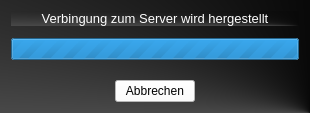
<?xml version="1.0" encoding="UTF-8"?>
<ui version="4.0">
 <class>Form</class>
 <widget class="QWidget" name="Form">
  <property name="windowModality">
   <enum>Qt::ApplicationModal</enum>
  </property>
  <property name="geometry">
   <rect>
    <x>0</x>
    <y>0</y>
    <width>310</width>
    <height>113</height>
   </rect>
  </property>
  <property name="windowTitle">
   <string>Form</string>
  </property>
  <property name="styleSheet">
   <string notr="true">background-color: qconicalgradient(cx:1, cy:1, angle:77.4, stop:0 rgba(0, 0, 0, 255), stop:1 rgba(255, 255, 255, 255));</string>
  </property>
  <layout class="QVBoxLayout" name="verticalLayout">
   <property name="spacing">
    <number>12</number>
   </property>
   <item>
    <widget class="QLabel" name="label">
     <property name="font">
      <font>
       <pointsize>10</pointsize>
      </font>
     </property>
     <property name="styleSheet">
      <string notr="true">color: rgb(255, 255, 255);</string>
     </property>
     <property name="text">
      <string>Verbingung zum Server wird hergestellt</string>
     </property>
     <property name="alignment">
      <set>Qt::AlignCenter</set>
     </property>
    </widget>
   </item>
   <item>
    <widget class="QProgressBar" name="progressBar">
     <property name="styleSheet">
      <string notr="true">color: rgb(255, 255, 255);
background-color: rgb(255, 255, 255);</string>
     </property>
     <property name="maximum">
      <number>0</number>
     </property>
     <property name="value">
      <number>0</number>
     </property>
     <property name="alignment">
      <set>Qt::AlignCenter</set>
     </property>
     <property name="textVisible">
      <bool>false</bool>
     </property>
     <property name="orientation">
      <enum>Qt::Horizontal</enum>
     </property>
     <property name="invertedAppearance">
      <bool>false</bool>
     </property>
     <property name="textDirection">
      <enum>QProgressBar::TopToBottom</enum>
     </property>
    </widget>
   </item>
   <item>
    <spacer name="verticalSpacer">
     <property name="orientation">
      <enum>Qt::Vertical</enum>
     </property>
     <property name="sizeHint" stdset="0">
      <size>
       <width>20</width>
       <height>4</height>
      </size>
     </property>
    </spacer>
   </item>
   <item>
    <layout class="QHBoxLayout" name="horizontalLayout">
     <item>
      <spacer name="horizontalSpacer_2">
       <property name="orientation">
        <enum>Qt::Horizontal</enum>
       </property>
       <property name="sizeHint" stdset="0">
        <size>
         <width>40</width>
         <height>20</height>
        </size>
       </property>
      </spacer>
     </item>
     <item>
      <widget class="QPushButton" name="pushButton">
       <property name="palette">
        <palette>
         <active>
          <colorrole role="Button">
           <brush brushstyle="SolidPattern">
            <color alpha="255">
             <red>255</red>
             <green>255</green>
             <blue>255</blue>
            </color>
           </brush>
          </colorrole>
          <colorrole role="Base">
           <brush brushstyle="SolidPattern">
            <color alpha="255">
             <red>255</red>
             <green>255</green>
             <blue>255</blue>
            </color>
           </brush>
          </colorrole>
          <colorrole role="Window">
           <brush brushstyle="SolidPattern">
            <color alpha="255">
             <red>255</red>
             <green>255</green>
             <blue>255</blue>
            </color>
           </brush>
          </colorrole>
         </active>
         <inactive>
          <colorrole role="Button">
           <brush brushstyle="SolidPattern">
            <color alpha="255">
             <red>255</red>
             <green>255</green>
             <blue>255</blue>
            </color>
           </brush>
          </colorrole>
          <colorrole role="Base">
           <brush brushstyle="SolidPattern">
            <color alpha="255">
             <red>255</red>
             <green>255</green>
             <blue>255</blue>
            </color>
           </brush>
          </colorrole>
          <colorrole role="Window">
           <brush brushstyle="SolidPattern">
            <color alpha="255">
             <red>255</red>
             <green>255</green>
             <blue>255</blue>
            </color>
           </brush>
          </colorrole>
         </inactive>
         <disabled>
          <colorrole role="Button">
           <brush brushstyle="SolidPattern">
            <color alpha="255">
             <red>255</red>
             <green>255</green>
             <blue>255</blue>
            </color>
           </brush>
          </colorrole>
          <colorrole role="Base">
           <brush brushstyle="SolidPattern">
            <color alpha="255">
             <red>255</red>
             <green>255</green>
             <blue>255</blue>
            </color>
           </brush>
          </colorrole>
          <colorrole role="Window">
           <brush brushstyle="SolidPattern">
            <color alpha="255">
             <red>255</red>
             <green>255</green>
             <blue>255</blue>
            </color>
           </brush>
          </colorrole>
         </disabled>
        </palette>
       </property>
       <property name="styleSheet">
        <string notr="true">background-color: rgb(255, 255, 255);</string>
       </property>
       <property name="text">
        <string>Abbrechen</string>
       </property>
      </widget>
     </item>
     <item>
      <spacer name="horizontalSpacer">
       <property name="orientation">
        <enum>Qt::Horizontal</enum>
       </property>
       <property name="sizeHint" stdset="0">
        <size>
         <width>40</width>
         <height>20</height>
        </size>
       </property>
      </spacer>
     </item>
    </layout>
   </item>
  </layout>
 </widget>
 <resources/>
 <connections/>
</ui>
